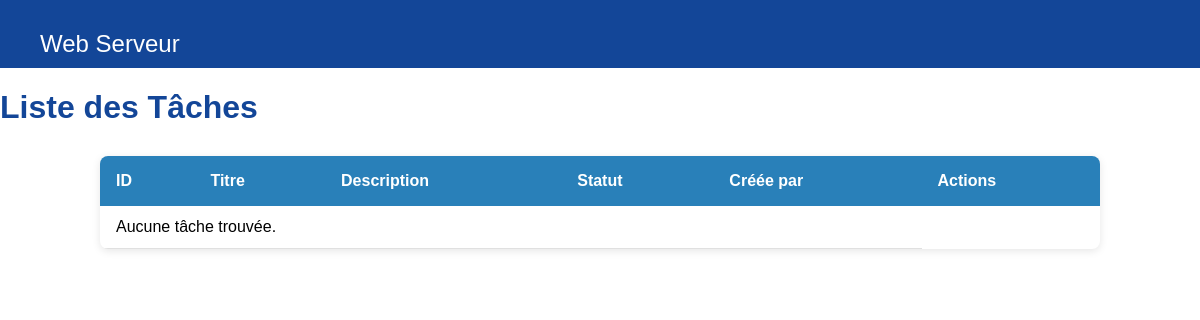
The page /list/ on the database as committed earlier.
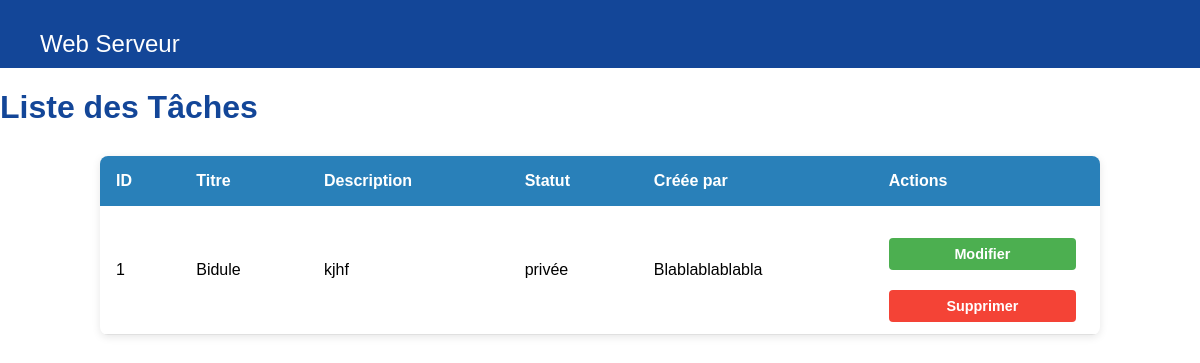
The same page on the database as committed later.
### tasks/models.py (models this page shows)
class Task(models.Model):
    statutChoice = [('privée','Privée'),('publique','Publique')]
    title = models.CharField(max_length=200,default='none')
    statut = models.CharField(max_length=200,choices=statutChoice,default='privée')
    description = models.TextField()
    private = models.BooleanField(default=False)
    Parent = models.ForeignKey('self',null = True,blank=True,on_delete=models.SET_NULL,related_name="subtask")
    createdby = models.ForeignKey('User',null=True,blank=True,on_delete=models.SET_NULL,related_name='createdTasks')
    assignedUsers = models.ManyToManyField('User')
    assignedTeams = models.ManyToManyField('Team')

class User(AbstractUser):
    description = models.CharField(max_length=200)

### tasks/views.py (the view)
# urls.py: path('list/', views.List_task_view, name = 'list'),
def List_task_view(request):
    tasks = Task.objects.all()
    return render(request, 'tasks/List_task.html', {'tasks': tasks})

### tasks/templates/tasks/List_task.html (shortened to what this page needs)
<!DOCTYPE html>
<html lang="fr">
<head>
    {% load static %}
    <link rel="stylesheet" href="{% static 'styles.css' %}">
</head>
<body>
 <nav class="navbar">
  <div class="navbar-left">
      <div class="navbar-right">
          <a href="{% url 'home' %}">Web Serveur</a>
      </div>
  </div>
</nav>
      <h1>Liste des Tâches</h1>
      <table>
        <thead>
          <tr>
            <th> ID   </th>
            <th>Titre</th>
            <th>Description</th>
            <th>Statut</th>
            <th>Créée par</th>
            <th>Actions</th>
          </tr>
        </thead>
        <tbody>
          {% for task in tasks %}
            <tr>
              <td>{{ task.id  }}</td>
              <td>{{ task.title }}</td>
              <td>{{ task.description }}</td>
              <td>{{ task.statut }}</td>
              <td>{{ task.createdby.username }}</td>
              <td>
                <a href="{% url 'update' task.id %}">
                  <button class="modify">Modifier</button>
                </a>
                <a href="{% url 'delete' task.id %}">
                  <button class="delete">Supprimer</button>
                </a>
            </td>
            </tr>
          {% empty %}
            <tr>
              <td colspan="5">Aucune tâche trouvée.</td>
            </tr>
          {% endfor %}
        </tbody>
      </table>
</body>
</html>

### tasks/static/styles.css (style rules this page uses)
body { margin: 0; font-family: Arial, sans-serif; }
.navbar { display: flex; justify-content: space-between; align-items: center; background-color: #134698; padding: 10px 20px; color: rgb(255, 255, 255); }
.navbar-left { font-size: 1.5em; font-weight: bold; }
.navbar-right a { color: white; text-decoration: none; margin-left: 20px; font-weight: 500; }
button { width: 100%; padding: 10px; background-color: #003366; color: white; border: none; border-radius: 5px; font-weight: bold; }
h1 { color: #134698; margin-bottom: 30px; }
a { display: block; text-align: center; margin-top: 20px; color: #134698; text-decoration: none; font-weight: 500; }
table { width: 90%; max-width: 1000px; margin: 0 auto 2rem; border-collapse: collapse; background: #fff; box-shadow: 0 2px 8px rgba(0,0,0,0.1); border-radius: 8px; overflow: hidden; }
thead { background-color: #2980b9; }
thead th { padding: 1rem; color: #fff; font-weight: 600; text-align: left; }
tbody td { padding: 0.75rem 1rem; border-bottom: 1px solid #e0e0e0; }
td:last-child { white-space: nowrap; }
td:last-child a { margin-right: 0.5rem; text-decoration: none; }
td:last-child button { border: none; padding: 0.5rem 0.75rem; border-radius: 4px; font-size: 0.9rem; cursor: pointer; transition: background-color 0.2s ease; }
button.modify { background-color: #4CAF50 !important; color: #FFFFFF !important; border: none; padding: 0.5rem 0.75rem; border-radius: 4px; cursor: pointer; transition: background-color 0.2s ease; }
button.delete { background-color: #f44336 !important; color: #FFFFFF !important; border: none; padding: 0.5rem 0.75rem; border-radius: 4px; cursor: pointer; transition: background-color 0.2s ease; }

Rows that differ between the two databases and show on the page:
added Task: id "1", title "Bidule", description "kjhf", statut "privée", createdby.username "Blablablablabla"
Other text that changed with them:
text no longer shown: "Aucune tâche trouvée."
